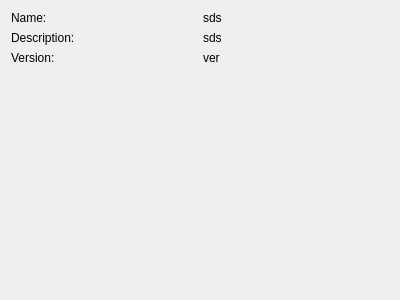
<?xml version="1.0" encoding="UTF-8"?>
<ui version="4.0">
 <class>PackageInformationWidget</class>
 <widget class="QWidget" name="PackageInformationWidget">
  <property name="geometry">
   <rect>
    <x>0</x>
    <y>0</y>
    <width>400</width>
    <height>300</height>
   </rect>
  </property>
  <property name="windowTitle">
   <string>Form</string>
  </property>
  <layout class="QGridLayout" name="gridLayout">
   <item row="0" column="0">
    <widget class="QLabel" name="label">
     <property name="text">
      <string>Name:</string>
     </property>
    </widget>
   </item>
   <item row="0" column="1">
    <widget class="QLabel" name="label_4">
     <property name="text">
      <string>sds</string>
     </property>
    </widget>
   </item>
   <item row="1" column="0">
    <widget class="QLabel" name="label_2">
     <property name="text">
      <string>Description:</string>
     </property>
    </widget>
   </item>
   <item row="1" column="1">
    <widget class="QLabel" name="label_5">
     <property name="text">
      <string>sds</string>
     </property>
    </widget>
   </item>
   <item row="2" column="0">
    <widget class="QLabel" name="label_3">
     <property name="text">
      <string>Version:</string>
     </property>
    </widget>
   </item>
   <item row="2" column="1">
    <widget class="QLabel" name="label_6">
     <property name="text">
      <string>ver</string>
     </property>
    </widget>
   </item>
   <item row="3" column="1">
    <spacer name="verticalSpacer">
     <property name="orientation">
      <enum>Qt::Vertical</enum>
     </property>
     <property name="sizeHint" stdset="0">
      <size>
       <width>20</width>
       <height>229</height>
      </size>
     </property>
    </spacer>
   </item>
  </layout>
 </widget>
 <resources/>
 <connections/>
</ui>
